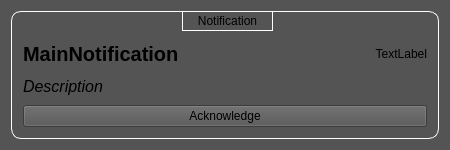
<?xml version="1.0" encoding="UTF-8"?>
<ui version="4.0">
 <class>NotificationEntity</class>
 <widget class="QWidget" name="NotificationEntity">
  <property name="geometry">
   <rect>
    <x>0</x>
    <y>0</y>
    <width>450</width>
    <height>150</height>
   </rect>
  </property>
  <property name="sizePolicy">
   <sizepolicy hsizetype="Fixed" vsizetype="Fixed">
    <horstretch>0</horstretch>
    <verstretch>0</verstretch>
   </sizepolicy>
  </property>
  <property name="minimumSize">
   <size>
    <width>450</width>
    <height>150</height>
   </size>
  </property>
  <property name="maximumSize">
   <size>
    <width>450</width>
    <height>150</height>
   </size>
  </property>
  <property name="windowTitle">
   <string>Form</string>
  </property>
  <property name="styleSheet">
   <string notr="true">background-color: rgb(84, 84, 84);

</string>
  </property>
  <layout class="QVBoxLayout" name="verticalLayout">
   <item>
    <widget class="QGroupBox" name="groupBox">
     <property name="autoFillBackground">
      <bool>false</bool>
     </property>
     <property name="styleSheet">
      <string notr="true">QGroupBox::title { 
	subcontrol-position: top center; 
    padding: 2 13;
	border: 1 solid white;
}

QGroupBox#groupBox {
    padding-top: 10;
	border: 1 solid white;
	border-radius: 10px;
}</string>
     </property>
     <property name="title">
      <string>Notification</string>
     </property>
     <layout class="QGridLayout" name="gridLayout_2">
      <item row="0" column="0">
       <widget class="QLabel" name="MainNotification">
        <property name="font">
         <font>
          <pointsize>15</pointsize>
          <weight>75</weight>
          <bold>true</bold>
         </font>
        </property>
        <property name="styleSheet">
         <string notr="true">background: transparent;</string>
        </property>
        <property name="text">
         <string>MainNotification</string>
        </property>
        <property name="textFormat">
         <enum>Qt::AutoText</enum>
        </property>
        <property name="scaledContents">
         <bool>true</bool>
        </property>
       </widget>
      </item>
      <item row="0" column="1">
       <widget class="QLabel" name="timeLabel">
        <property name="layoutDirection">
         <enum>Qt::LeftToRight</enum>
        </property>
        <property name="styleSheet">
         <string notr="true">background: transparent;</string>
        </property>
        <property name="text">
         <string>TextLabel</string>
        </property>
        <property name="alignment">
         <set>Qt::AlignRight|Qt::AlignTrailing|Qt::AlignVCenter</set>
        </property>
       </widget>
      </item>
      <item row="1" column="0" colspan="2">
       <widget class="QLabel" name="Description">
        <property name="font">
         <font>
          <pointsize>12</pointsize>
          <italic>true</italic>
         </font>
        </property>
        <property name="text">
         <string>Description</string>
        </property>
        <property name="scaledContents">
         <bool>true</bool>
        </property>
        <property name="wordWrap">
         <bool>true</bool>
        </property>
       </widget>
      </item>
      <item row="2" column="0" colspan="2">
       <widget class="QPushButton" name="closeButton">
        <property name="sizePolicy">
         <sizepolicy hsizetype="Minimum" vsizetype="Fixed">
          <horstretch>0</horstretch>
          <verstretch>0</verstretch>
         </sizepolicy>
        </property>
        <property name="styleSheet">
         <string notr="true">QPushButton {

}</string>
        </property>
        <property name="text">
         <string>Acknowledge</string>
        </property>
       </widget>
      </item>
     </layout>
    </widget>
   </item>
  </layout>
 </widget>
 <resources/>
 <connections/>
</ui>
